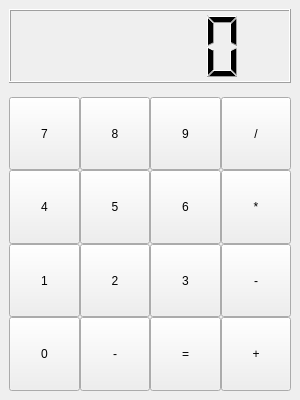
<?xml version="1.0" encoding="UTF-8"?>
<ui version="4.0">
 <class>wndCalculator</class>
 <widget class="QMainWindow" name="wndCalculator">
  <property name="geometry">
   <rect>
    <x>0</x>
    <y>0</y>
    <width>300</width>
    <height>400</height>
   </rect>
  </property>
  <property name="minimumSize">
   <size>
    <width>300</width>
    <height>400</height>
   </size>
  </property>
  <property name="maximumSize">
   <size>
    <width>300</width>
    <height>400</height>
   </size>
  </property>
  <property name="windowTitle">
   <string>App Calculator</string>
  </property>
  <widget class="QWidget" name="centralwidget">
   <layout class="QGridLayout" name="gridLayout">
    <item row="0" column="0">
     <layout class="QGridLayout" name="mainLayout" columnstretch="0,0,0,0">
      <property name="sizeConstraint">
       <enum>QLayout::SetDefaultConstraint</enum>
      </property>
      <property name="leftMargin">
       <number>0</number>
      </property>
      <property name="spacing">
       <number>0</number>
      </property>
      <item row="2" column="3">
       <widget class="QPushButton" name="cmdDiv">
        <property name="sizePolicy">
         <sizepolicy hsizetype="Expanding" vsizetype="Expanding">
          <horstretch>0</horstretch>
          <verstretch>0</verstretch>
         </sizepolicy>
        </property>
        <property name="text">
         <string>/</string>
        </property>
       </widget>
      </item>
      <item row="5" column="0">
       <widget class="QPushButton" name="cmd1">
        <property name="sizePolicy">
         <sizepolicy hsizetype="Expanding" vsizetype="Expanding">
          <horstretch>0</horstretch>
          <verstretch>0</verstretch>
         </sizepolicy>
        </property>
        <property name="text">
         <string>1</string>
        </property>
       </widget>
      </item>
      <item row="6" column="1">
       <widget class="QPushButton" name="cmdNeg">
        <property name="sizePolicy">
         <sizepolicy hsizetype="Expanding" vsizetype="Expanding">
          <horstretch>0</horstretch>
          <verstretch>0</verstretch>
         </sizepolicy>
        </property>
        <property name="text">
         <string>-</string>
        </property>
       </widget>
      </item>
      <item row="6" column="2">
       <widget class="QPushButton" name="cmdResult">
        <property name="sizePolicy">
         <sizepolicy hsizetype="Expanding" vsizetype="Expanding">
          <horstretch>0</horstretch>
          <verstretch>0</verstretch>
         </sizepolicy>
        </property>
        <property name="text">
         <string>=</string>
        </property>
       </widget>
      </item>
      <item row="4" column="0">
       <widget class="QPushButton" name="cmd4">
        <property name="sizePolicy">
         <sizepolicy hsizetype="Expanding" vsizetype="Expanding">
          <horstretch>0</horstretch>
          <verstretch>0</verstretch>
         </sizepolicy>
        </property>
        <property name="text">
         <string>4</string>
        </property>
       </widget>
      </item>
      <item row="5" column="2">
       <widget class="QPushButton" name="cmd3">
        <property name="sizePolicy">
         <sizepolicy hsizetype="Expanding" vsizetype="Expanding">
          <horstretch>0</horstretch>
          <verstretch>0</verstretch>
         </sizepolicy>
        </property>
        <property name="text">
         <string>3</string>
        </property>
       </widget>
      </item>
      <item row="4" column="3">
       <widget class="QPushButton" name="cmdMult">
        <property name="sizePolicy">
         <sizepolicy hsizetype="Expanding" vsizetype="Expanding">
          <horstretch>0</horstretch>
          <verstretch>0</verstretch>
         </sizepolicy>
        </property>
        <property name="text">
         <string>*</string>
        </property>
       </widget>
      </item>
      <item row="2" column="0">
       <widget class="QPushButton" name="cmd7">
        <property name="sizePolicy">
         <sizepolicy hsizetype="Expanding" vsizetype="Expanding">
          <horstretch>0</horstretch>
          <verstretch>0</verstretch>
         </sizepolicy>
        </property>
        <property name="text">
         <string>7</string>
        </property>
       </widget>
      </item>
      <item row="2" column="1">
       <widget class="QPushButton" name="cmd8">
        <property name="sizePolicy">
         <sizepolicy hsizetype="Expanding" vsizetype="Expanding">
          <horstretch>0</horstretch>
          <verstretch>0</verstretch>
         </sizepolicy>
        </property>
        <property name="text">
         <string>8</string>
        </property>
       </widget>
      </item>
      <item row="6" column="0">
       <widget class="QPushButton" name="cmd0">
        <property name="sizePolicy">
         <sizepolicy hsizetype="Expanding" vsizetype="Expanding">
          <horstretch>0</horstretch>
          <verstretch>0</verstretch>
         </sizepolicy>
        </property>
        <property name="text">
         <string>0</string>
        </property>
       </widget>
      </item>
      <item row="5" column="1">
       <widget class="QPushButton" name="cmd2">
        <property name="sizePolicy">
         <sizepolicy hsizetype="Expanding" vsizetype="Expanding">
          <horstretch>0</horstretch>
          <verstretch>0</verstretch>
         </sizepolicy>
        </property>
        <property name="text">
         <string>2</string>
        </property>
       </widget>
      </item>
      <item row="0" column="0" colspan="4">
       <widget class="QLCDNumber" name="lcdResult">
        <property name="sizePolicy">
         <sizepolicy hsizetype="Expanding" vsizetype="Expanding">
          <horstretch>0</horstretch>
          <verstretch>0</verstretch>
         </sizepolicy>
        </property>
        <property name="autoFillBackground">
         <bool>false</bool>
        </property>
        <property name="smallDecimalPoint">
         <bool>false</bool>
        </property>
       </widget>
      </item>
      <item row="4" column="1">
       <widget class="QPushButton" name="cmd5">
        <property name="sizePolicy">
         <sizepolicy hsizetype="Expanding" vsizetype="Expanding">
          <horstretch>0</horstretch>
          <verstretch>0</verstretch>
         </sizepolicy>
        </property>
        <property name="text">
         <string>5</string>
        </property>
       </widget>
      </item>
      <item row="2" column="2">
       <widget class="QPushButton" name="cmd9">
        <property name="sizePolicy">
         <sizepolicy hsizetype="Expanding" vsizetype="Expanding">
          <horstretch>0</horstretch>
          <verstretch>0</verstretch>
         </sizepolicy>
        </property>
        <property name="text">
         <string>9</string>
        </property>
       </widget>
      </item>
      <item row="4" column="2">
       <widget class="QPushButton" name="cmd6">
        <property name="sizePolicy">
         <sizepolicy hsizetype="Expanding" vsizetype="Expanding">
          <horstretch>0</horstretch>
          <verstretch>0</verstretch>
         </sizepolicy>
        </property>
        <property name="text">
         <string>6</string>
        </property>
       </widget>
      </item>
      <item row="5" column="3">
       <widget class="QPushButton" name="cmdMinus">
        <property name="sizePolicy">
         <sizepolicy hsizetype="Expanding" vsizetype="Expanding">
          <horstretch>0</horstretch>
          <verstretch>0</verstretch>
         </sizepolicy>
        </property>
        <property name="text">
         <string>-</string>
        </property>
       </widget>
      </item>
      <item row="6" column="3">
       <widget class="QPushButton" name="cmdPlus">
        <property name="sizePolicy">
         <sizepolicy hsizetype="Expanding" vsizetype="Expanding">
          <horstretch>0</horstretch>
          <verstretch>0</verstretch>
         </sizepolicy>
        </property>
        <property name="text">
         <string>+</string>
        </property>
       </widget>
      </item>
      <item row="1" column="0" colspan="4">
       <widget class="QLabel" name="lblResult">
        <property name="text">
         <string/>
        </property>
        <property name="alignment">
         <set>Qt::AlignRight|Qt::AlignTrailing|Qt::AlignVCenter</set>
        </property>
       </widget>
      </item>
     </layout>
    </item>
   </layout>
  </widget>
 </widget>
 <resources/>
 <connections/>
</ui>
